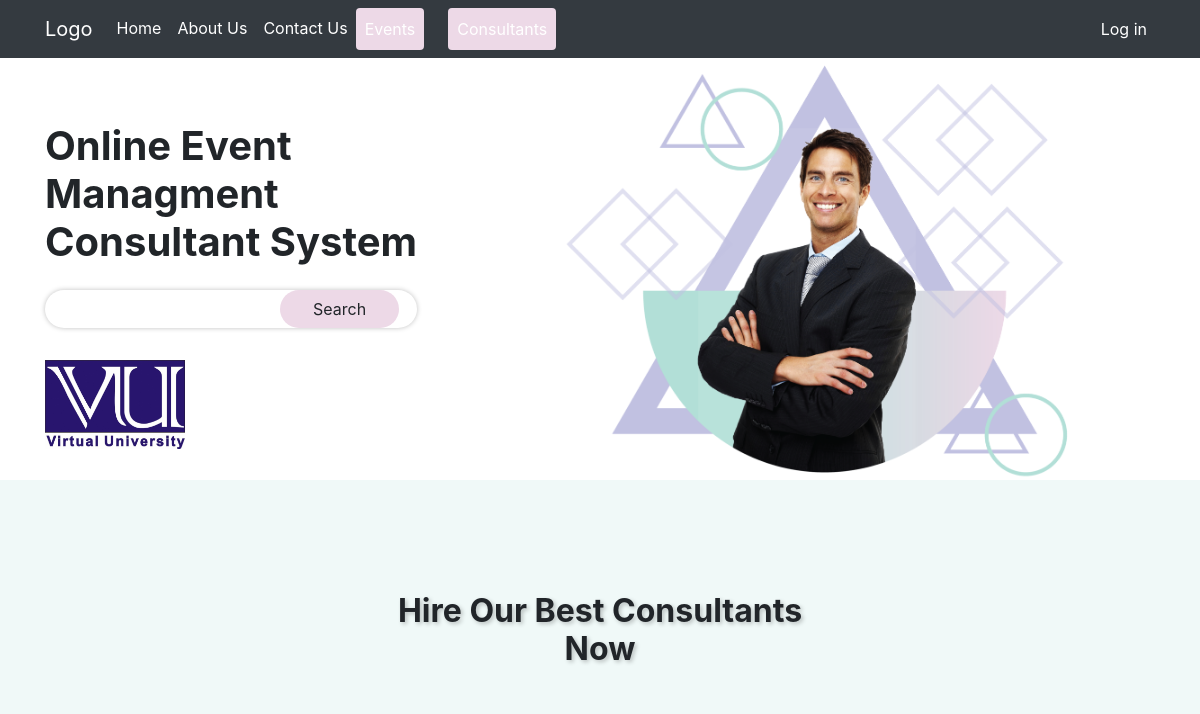
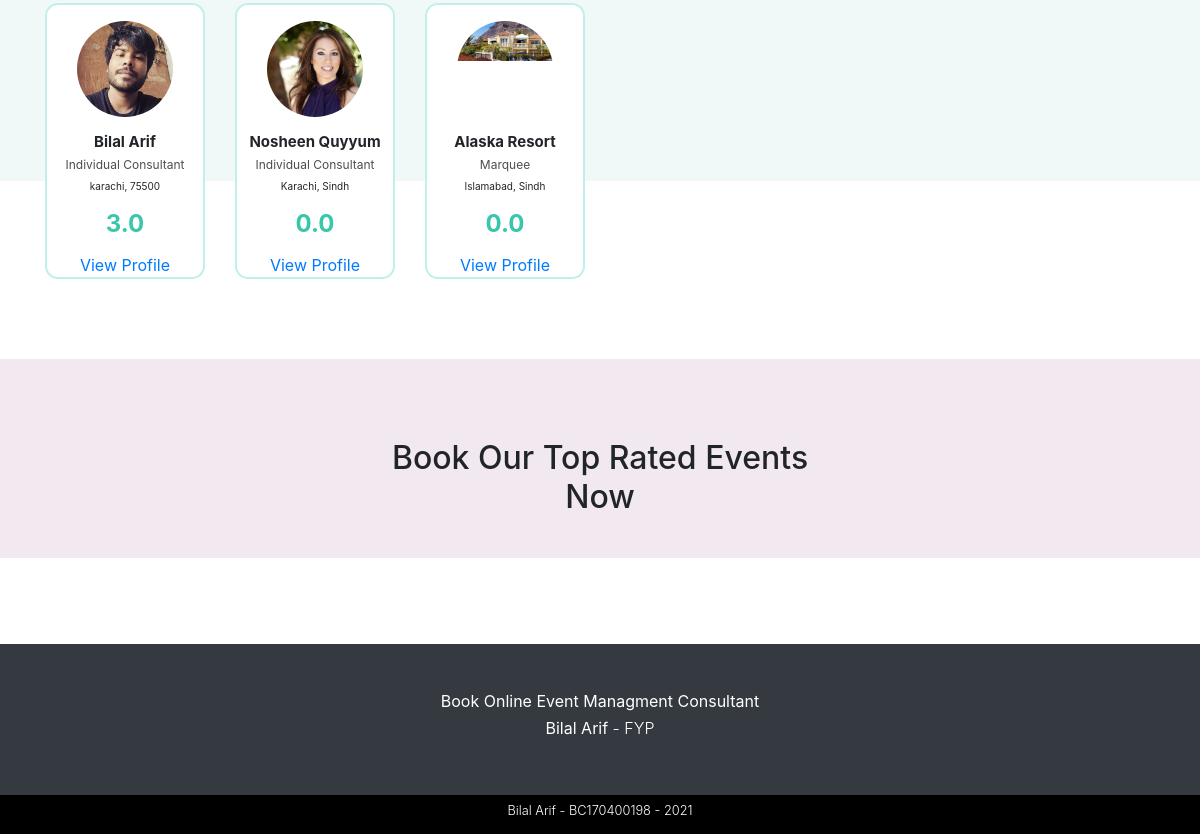
Before: / with the older database file (2 pictures, top to bottom).
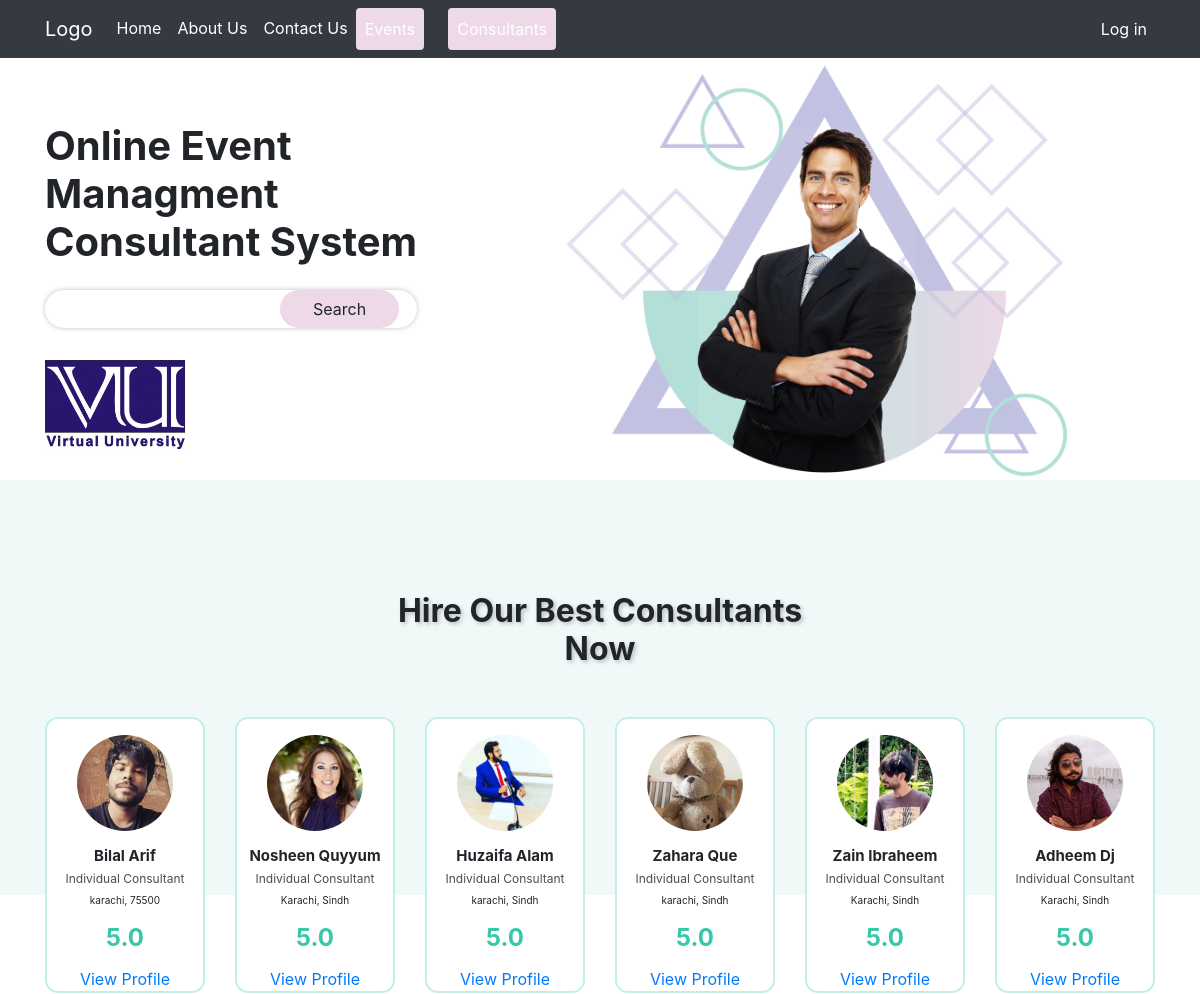
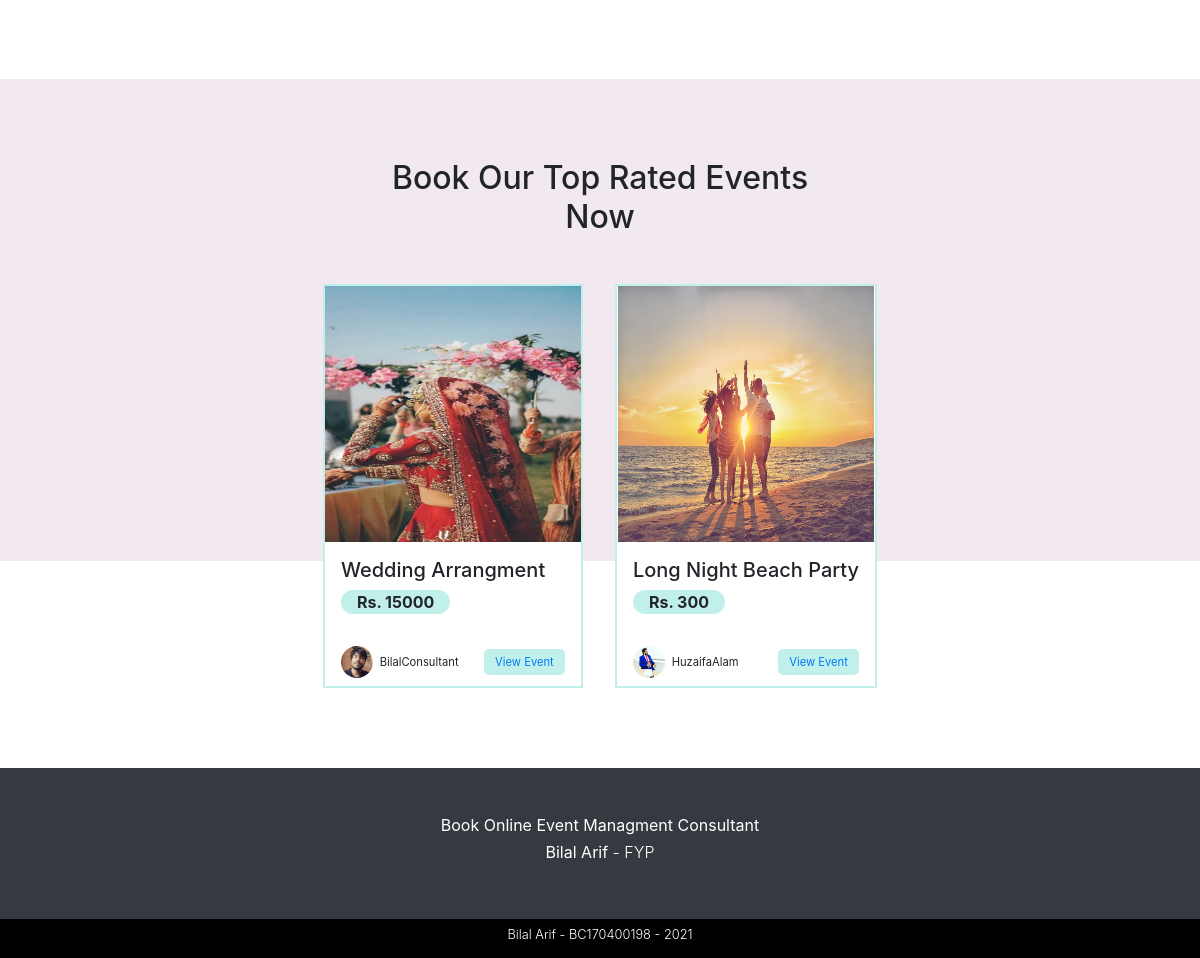
After: the same page with the newer database file (2 pictures, top to bottom).
### tables this page shows
CREATE TABLE IF NOT EXISTS `consultants` (
  `id` int(11) NOT NULL AUTO_INCREMENT,
  `username` varchar(100) NOT NULL,
  `email` varchar(100) NOT NULL,
  `consultant_type` varchar(255) NOT NULL,
  `rating` varchar(11) NOT NULL,
  `about` longtext NOT NULL,
  `profile_image` varchar(255) NOT NULL DEFAULT 'img/avatars/default.jpg',
  `firstname` varchar(100) NOT NULL,
  `lastname` varchar(100) NOT NULL,
  `password` varchar(255) NOT NULL,
  `role` varchar(50) NOT NULL,
  `availablity` varchar(50) NOT NULL DEFAULT 'available',
  `featured` tinyint(1) NOT NULL DEFAULT '0',
  `payment_methods` varchar(255) NOT NULL DEFAULT 'a:1:{i:0;s:4:"cash";}',
  `categories` varchar(255) DEFAULT NULL,
  `address` varchar(255) NOT NULL,
  `city` varchar(100) NOT NULL,
  `state` varchar(100) NOT NULL,
  `zip` varchar(100) NOT NULL,
  `profile_status` varchar(12) NOT NULL DEFAULT 'fine',
  `created_at` datetime NOT NULL DEFAULT CURRENT_TIMESTAMP,
  PRIMARY KEY (`id`)
);

CREATE TABLE IF NOT EXISTS `events` (
  `event_id` int(11) NOT NULL AUTO_INCREMENT,
  `event_title` text NOT NULL,
  `event_thumbnail` varchar(255) NOT NULL,
  `event_price` int(255) NOT NULL,
  `event_host` int(11) NOT NULL,
  `event_host_avatar` varchar(255) NOT NULL,
  `event_host_name` varchar(255) NOT NULL,
  `event_description` text NOT NULL,
  `event_categories` varchar(255) NOT NULL,
  `event_featured` tinyint(1) NOT NULL DEFAULT '0',
  `event_created` datetime NOT NULL DEFAULT CURRENT_TIMESTAMP,
  PRIMARY KEY (`event_id`)
);

### includes/classes/Database.php (called while the page is built, shortened)
<?php
class Database {
    private $pdo;
    public function __construct(){
        $this->pdo = new PDO("mysql:host=localhost;dbname=lamhey", "Bilal", "123123");
        $this->pdo->setAttribute(PDO::ATTR_ERRMODE, PDO::ERRMODE_EXCEPTION);
    }
    public function queryDB($sql, $mode, $values = array()){
        $stmt = $this->pdo->prepare($sql);
        foreach($values as $valueToBind){
            $stmt->bindValue($valueToBind[0], $valueToBind[1]);
        }
        $stmt->execute();
        if ($mode != Database::SELECTSINGLE && $mode != Database::SELECTALL && $mode != Database::EXECUTE){
            throw new Exception('Invalid Mode');
        }else if ($mode == Database::SELECTSINGLE){
            return $stmt->fetch(PDO::FETCH_ASSOC);
        }else if ($mode == Database::SELECTALL){
            return $stmt->fetchAll(PDO::FETCH_ASSOC);
        }
    }
}

### includes/classes/Consultant.php (called while the page is built, shortened)
<?php
    class Consultant extends User {
        public function featuredConsultants() {
            $sql = "SELECT * FROM consultants WHERE featured = :featured";
            $values = array( array(":featured", "1") );
            $result = $this->db->queryDB($sql, Database::SELECTALL, $values);
            return $result;
        }
    }

### includes/classes/User.php (called while the page is built, shortened)
<?php
class User {
    public function __construct($pUsername){
        $this->db = new Database();
    }
}

### includes/classes/Helper.php (called while the page is built, shortened)
<?php
class Helper {
    public function numericRating($_rating) {
        $oneStarPoints = 1;
        $threeStarPoints = 20;
        $fourStarPoints = 30;
        $fiveStarPoints = 40;
        $rating = $_rating;
                                    if($rating == 1) {
                                        return 0.0;
                                    }
                                    if ($rating > $threeStarPoints && $rating < $fourStarPoints ) {
                                        return 3.0;
                                    }
                                    if ( $rating > $fiveStarPoints ) {
                                        return 5.0;
                                    }
    }
}

### includes/classes/Event.php (called while the page is built, shortened)
<?php
class Event {
    protected $db;
    public function __construct($_eventName){
        $this->db = new Database();
    }
    public function getFeaturedEvents() {
        $sql = "SELECT * FROM events WHERE event_featured = :event_featured";
        $values = array( array(":event_featured", "1") );
        $result =  $this->db->queryDB($sql, Database::SELECTALL, $values);
        return $result;
    }
}

### process/index_process.php (the view, shortened to what this page needs)
<?php
$events = new Event("HomeEvents");
$consultant = new Consultant("featuredConsultant");
$featuredConsultants = $consultant->featuredConsultants();
$featuredEvents = $events->getFeaturedEvents();
function featuredEventCard($event) {
    $id = $event['event_id'];
    $title = $event['event_title'];
    $thumbnail = $event['event_thumbnail'];
    $price = $event['event_price'];
    $hostAvatar = $event['event_host_avatar'];
    $hostName = $event['event_host_name'];
    $card =
    <<<HTML
        <div class="event-card mx-3">
            <div class="event-card-header">
                <img src="$thumbnail" alt="">
            </div>
            <div class="event-card-body">
                <h5 class="event-card-title">$title</h5>
                <label class="event-card-price">Rs. $price</label>
            </div>
            <div class="event-card-footer">
                <div class="event-card-profile">
                    <div class="event-card-profile-header">
                        <img src="$hostAvatar" alt="">
                    </div>
                    <h6 class="event-card-profie-username">$hostName</h6>
                </div>
            <a href="event-detail-page?id=$id" class="event-card-btn">View Event</a>
            </div>
        </div>
    HTML;
    echo $card;
}
function featuredConsultantCard($fConsultant) {
    $h = new Helper();
    $id = $fConsultant['id'];
    $name = $fConsultant['firstname']." ".$fConsultant['lastname'];
    $city = $fConsultant['city'];
    $consultantType = $fConsultant['consultant_type'];
    $state = $fConsultant['state'];
    $rating = $h->numericRating($fConsultant['rating']);
    $profile = $fConsultant['profile_image'];
    $card =
    <<<HTML
        <div class="col-sm-12 col-md-3 col-lg-2">
            <div class="consultant-card">
                <div class="consultant-card-header">
                    <img src="$profile" alt="">
                </div>
                <div class="consultant-card-body">
                    <h5 class="consultant-card-title">$name</h5>
                    <p class="consultant-card-type">$consultantType</p>
                    <p class="consultant-card-location">$city, $state</p>
                    <h4 class="consultant-card-rating">$rating.0</h4>
                    <a href="consultant-profile.php?id=$id">View Profile</a>
                </div>
            </div>
        </div>
    HTML;
    echo $card;
}
function featuredCardList($_events) {
    array_map("featuredEventCard", $_events);
}
function featuredConsultantList($consultant) {
    array_map("featuredConsultantCard", $consultant);
}

Changed rows visible on the page:
no longer on this page (row edited): consultants: profile_image (picture), name "Alaska Resort", consultant_type "Marquee", city "Islamabad", state "Sindh", rating "0"
changed consultants "Bilal Arif": rating "3" → "5"
changed consultants "Nosheen Quyyum": rating "0" → "5"
now on this page (row edited): consultants: profile_image (picture), name "Huzaifa Alam", consultant_type "Individual Consultant", city "karachi", state "Sindh", rating "5"
now on this page (row edited): consultants: profile_image (picture), name "Zahara Que", consultant_type "Individual Consultant", city "karachi", state "Sindh", rating "5"
now on this page (row edited): consultants: profile_image (picture), name "Zain Ibraheem", consultant_type "Individual Consultant", city "Karachi", state "Sindh", rating "5"
added consultants: profile_image (picture), name "Adheem Dj", consultant_type "Individual Consultant", city "Karachi", state "Sindh", rating "5"
added events: event_thumbnail (picture), event_title "Wedding Arrangment", event_price "15000", event_host_avatar (picture), event_host_name "BilalConsultant"
now on this page (row edited): events: event_thumbnail (picture), event_title "Long Night Beach Party", event_price "300", event_host_avatar (picture), event_host_name "HuzaifaAlam"
Other visible differences:
text no longer shown: ", , , .0 .0 .0 View Profile View Profile View Profile"
text now shown: ", , , , , , .0 .0 .0 .0 .0 .0 View Profile View Profile View Profile View Profile View Profile View Profile Rs. Rs. View Event View Event"
